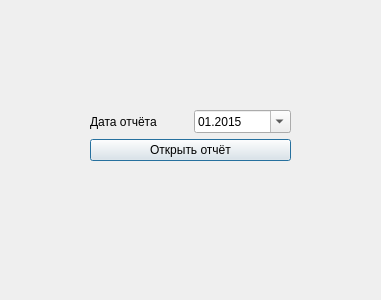
<?xml version="1.0" encoding="UTF-8"?>
<ui version="4.0">
 <class>OrderWindow</class>
 <widget class="QWidget" name="OrderWindow">
  <property name="windowModality">
   <enum>Qt::ApplicationModal</enum>
  </property>
  <property name="geometry">
   <rect>
    <x>0</x>
    <y>0</y>
    <width>381</width>
    <height>300</height>
   </rect>
  </property>
  <property name="minimumSize">
   <size>
    <width>381</width>
    <height>300</height>
   </size>
  </property>
  <property name="maximumSize">
   <size>
    <width>381</width>
    <height>300</height>
   </size>
  </property>
  <property name="windowTitle">
   <string>Отчёт</string>
  </property>
  <widget class="QWidget" name="layoutWidget">
   <property name="geometry">
    <rect>
     <x>90</x>
     <y>110</y>
     <width>201</width>
     <height>53</height>
    </rect>
   </property>
   <layout class="QVBoxLayout" name="verticalLayout">
    <item>
     <layout class="QHBoxLayout" name="horizontalLayout">
      <item>
       <widget class="QLabel" name="label">
        <property name="sizePolicy">
         <sizepolicy hsizetype="Expanding" vsizetype="Preferred">
          <horstretch>0</horstretch>
          <verstretch>0</verstretch>
         </sizepolicy>
        </property>
        <property name="text">
         <string>Дата отчёта</string>
        </property>
       </widget>
      </item>
      <item>
       <widget class="QDateEdit" name="dateEdit">
        <property name="sizePolicy">
         <sizepolicy hsizetype="Expanding" vsizetype="Fixed">
          <horstretch>0</horstretch>
          <verstretch>0</verstretch>
         </sizepolicy>
        </property>
        <property name="dateTime">
         <datetime>
          <hour>0</hour>
          <minute>0</minute>
          <second>0</second>
          <year>2015</year>
          <month>1</month>
          <day>1</day>
         </datetime>
        </property>
        <property name="displayFormat">
         <string>MM.yyyy</string>
        </property>
        <property name="calendarPopup">
         <bool>true</bool>
        </property>
       </widget>
      </item>
     </layout>
    </item>
    <item>
     <widget class="QPushButton" name="createOrderBrutton">
      <property name="text">
       <string>Открыть отчёт</string>
      </property>
      <property name="default">
       <bool>true</bool>
      </property>
     </widget>
    </item>
   </layout>
  </widget>
 </widget>
 <resources/>
 <connections/>
</ui>
